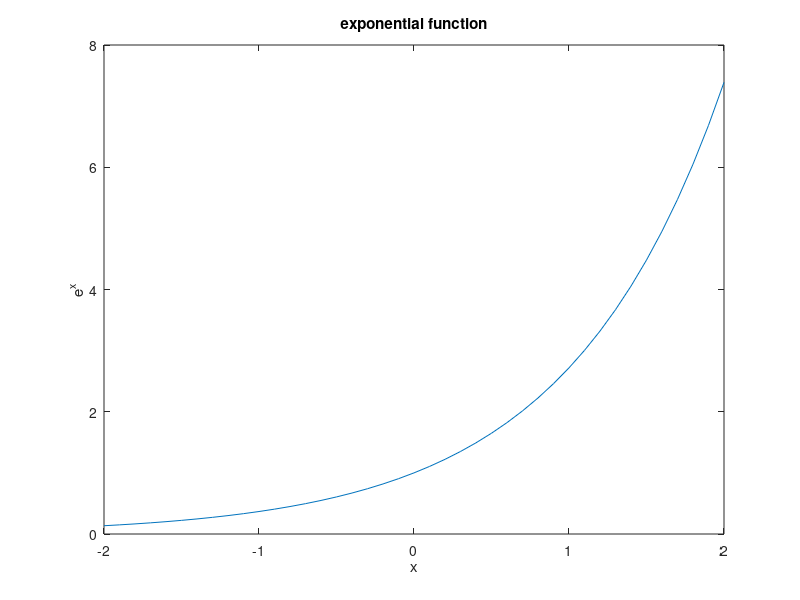

Source code (MATLAB):
clear; clc; close all;
x = [-2:0.1:2];
y = exp(x);
figure;
plot(x,y);
title('exponential function');
xlabel('x');
ylabel('e^x');
